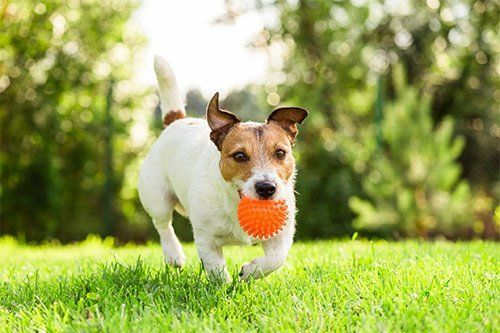
#> input picture dog.jpg, 500 x 333 px
$ jupyter execute --allow-errors '07 - Images and Filters.ipynb'
#> lines starting #> are read from the running program, lines starting #| are printed output that depends on the picture
# Imagens e Filtros

A Visão Computacional emerge historicamente da extensão do processamento de sinais para domínios bidimensionais, tratando imagens como funções discretizadas sobre uma grade e permitindo a aplicação de operações matemáticas locais para análise estrutural. Nesse contexto, a convolução torna-se o operador central, pois define um mecanismo sistemático de agregação local que captura padrões espaciais como bordas, texturas e transições de intensidade. A noção de filtros ou kernels surge como instâncias específicas dessa operação, projetadas inicialmente de forma analítica para atuar como detectores de frequência, gradiente ou suavização, e posteriormente generalizadas em arquiteturas aprendidas, como redes neurais convolucionais. Assim, compreender a representação matricial de imagens e a operação de convolução não é apenas uma questão de implementação, mas de entender como estruturas visuais podem ser formalizadas, manipuladas e interpretadas computacionalmente.

## Representação de Imagens

Uma imagem digital pode ser formalizada como uma discretização de um campo contínuo de intensidade luminosa, resultando em uma função definida sobre uma grade bidimensional. Computacionalmente, isso se traduz em um tensor de valores numéricos, onde cada entrada corresponde à amostragem da intensidade em uma posição espacial específica. No caso de imagens em escala de cinza, essa estrutura assume a forma de uma matriz $I \in \mathbb{R}^{H \times W}$, na qual cada elemento representa a intensidade luminosa de um pixel, tipicamente quantizada em intervalos como $[0, 255]$.

Já imagens coloridas introduzem uma dimensão adicional associada aos canais espectrais, sendo comumente representadas como $I \in \mathbb{R}^{H \times W \times 3}$, no modelo RGB, onde cada pixel é descrito por um vetor tridimensional que codifica a composição de luz nos canais vermelho, verde e azul. Essa estrutura tensorial não é apenas uma escolha de armazenamento, mas define diretamente o espaço onde operações matemáticas, como convoluções e transformações lineares, são aplicadas para extrair e manipular informações visuais.

[cell 1]
import numpy as np
import matplotlib.pyplot as plt

[cell 2]
def plot_images(images, title=None, **kwargs):
#> called with title = 'Imagem Grayscale'
    if isinstance(images, np.ndarray):
        images = [(images, title if title is not None else "")]

    elif isinstance(images, tuple) and len(images) == 2 and isinstance(images[1], str):
        images = [images]

    elif isinstance(images, list) and all(isinstance(img, np.ndarray) for img in images):
        images = [(img, "") for img in images]

    n = len(images)
    fig, axes = plt.subplots(1, n, figsize=(6 * n, 5))

    if n == 1:
        axes = [axes]

    for ax, (img, title) in zip(axes, images):
        cmap = kwargs.get('cmap')
        if cmap is None and len(img.shape) == 2:
            cmap = 'gray'

        vmin = kwargs.get('vmin')
        vmax = kwargs.get('vmax')

        ax.imshow(img, cmap=cmap, vmin=vmin, vmax=vmax)
        ax.set_title(title)
        ax.axis('off')

    plt.tight_layout()
    plt.show()

[cell 3]
# Define as dimensões da imagem
height, width = 100, 100

# Cria uma imagem preta (todos os pixels com valor 0)
grayscale_image = np.zeros((height, width), dtype=np.uint8)

print(f"Shape da imagem em escala de cinza: {grayscale_image.shape}")

# Vamos adicionar um retângulo branco no centro
# O valor 255 corresponde à cor branca
start_row, end_row = height // 4, 3 * height // 4
start_col, end_col = width // 4, 3 * width // 4
grayscale_image[start_row:end_row, start_col:end_col] = 255

plot_images(grayscale_image, "Imagem Grayscale")

### Indexação e Modificação de Imagens

Como as imagens são representadas por arrays NumPy, podemos usar as operações de indexação e *slicing* para acessar e modificar regiões específicas da imagem.

[cell 4]
# Faz uma cópia da imagem anterior para modificação
modified_image = grayscale_image.copy()

# Altera um quadrante da imagem para um tom de cinza médio (valor 128)
modified_image[0:height//2, 0:width//2] = 128

# Exibe a imagem modificada
plot_images(modified_image, "Imagem Modificada", vmin=0, vmax=255)

### Imagens Coloridas (RGB)

Imagens coloridas no padrão RGB são representadas como tensores 3D com shape `(altura, largura, 3)`. A terceira dimensão, de tamanho 3, corresponde aos canais de Vermelho, Verde e Azul. Cada pixel `(i, j)` é, portanto, um vetor de três valores `[R, G, B]`.

[cell 5]
# Define as dimensões
height, width = 100, 100

# Cria uma imagem preta
rgb_image = np.zeros((height, width, 3), dtype=np.uint8)

print(f"Shape da imagem RGB: {rgb_image.shape}")

# Adiciona uma faixa vermelha na imagem
# O canal 0 é o Vermelho (Red)
rgb_image[:, 0:width//3, 0] = 255

# Adiciona uma faixa verde na imagem
# O canal 1 é o Verde (Green)
rgb_image[:, width//3:2*width//3, 1] = 255

# Adiciona uma faixa azul na imagem
# O canal 2 é o Azul (Blue)
rgb_image[:, 2*width//3:width, 2] = 255

# Exibe a imagem
plot_images(rgb_image, "Imagem RGB Gerada com NumPy")

[cell 6]
def draw_circle(image, center, radius, value=255):
    cy, cx = center
    y = np.arange(image.shape[0])[:, None]  # coluna
    x = np.arange(image.shape[1])[None, :]  # linha
    mask = (x - cx) ** 2 + (y - cy) ** 2 <= radius ** 2
    image[mask] = value

# Define dimensões da imagem
height, width = 300, 400

# Cria canais R, G e B com zeros
red_channel = np.zeros((height, width), dtype=np.uint8)
green_channel = np.zeros((height, width), dtype=np.uint8)
blue_channel = np.zeros((height, width), dtype=np.uint8)

# Parâmetros dos círculos
radius = 80
center_offset = 60

center_red = (height // 2 - center_offset // 2, width // 2 - center_offset)
center_green = (height // 2 - center_offset // 2, width // 2 + center_offset)
center_blue = (height // 2 + int(center_offset * 0.8), width // 2)

# Desenha cada círculo no seu canal
draw_circle(red_channel, center_red, radius)
draw_circle(green_channel, center_green, radius)
draw_circle(blue_channel, center_blue, radius)

# Junta os canais em imagem RGB
color_circles_image = np.stack([red_channel, green_channel, blue_channel], axis=-1)

[cell 7]
plot_images([
    (red_channel, "Canal Vermelho"),
    (green_channel, "Canal Verde"),
    (blue_channel, "Canal Azul")
])

[cell 8]
plot_images(color_circles_image, "Círculos nos Canais R, G e B")

### Carregando Imagens Reais

Na prática, raramente criamos imagens do zero. O fluxo de trabalho comum envolve carregar imagens de arquivos. Bibliotecas como `Pillow` (PIL) e `OpenCV` são usadas para essa finalidade. `Matplotlib` também pode carregar e exibir imagens.

A biblioteca **OpenCV** (`cv2`) é o padrão de fato para a maioria das tarefas de Visão Computacional. Ela é altamente otimizada, implementada em C/C++ com wrappers para Python, e oferece uma vasta gama de funcionalidades prontas para processamento de imagem e vídeo.

A função principal para carregar uma imagem é `cv2.imread()`. É importante notar duas características:
* **Formato de Dados**: O OpenCV carrega imagens diretamente como arrays NumPy, o que facilita a integração com o ecossistema de computação científica do Python.
* **Ordem dos Canais de Cor**: Por razões históricas, o OpenCV carrega imagens coloridas no formato **BGR** (Blue, Green, Red), e não no tradicional RGB. Bibliotecas de visualização como o Matplotlib esperam imagens em RGB. Portanto, ao carregar uma imagem colorida com `cv2` para exibi-la com `plt`, é quase sempre necessário converter o espaço de cores de BGR para RGB.

A função `cv2.imread()` aceita um segundo argumento, uma *flag* que define como a imagem deve ser carregada:
* `cv2.IMREAD_COLOR` ou `1`: Carrega a imagem em BGR (padrão).
* `cv2.IMREAD_GRAYSCALE` ou `0`: Converte a imagem para escala de cinza.
* `cv2.IMREAD_UNCHANGED` ou `-1`: Carrega a imagem como está, incluindo o canal alfa (transparência), se houver.

[cell 9]
import requests

# URL da imagem de exemplo
image_url = "https://lirp.cdn-website.com/7ece8951/dms3rep/multi/opt/972752326-640w.jpg"
image_filename = "dog.jpg"

# Baixa a imagem
#> (the rest of this cell did not finish here and is left out)

[cell 10]
import cv2

# Carrega a imagem em escala de cinza usando OpenCV
gray_image_loaded = cv2.imread(image_filename, cv2.IMREAD_GRAYSCALE)
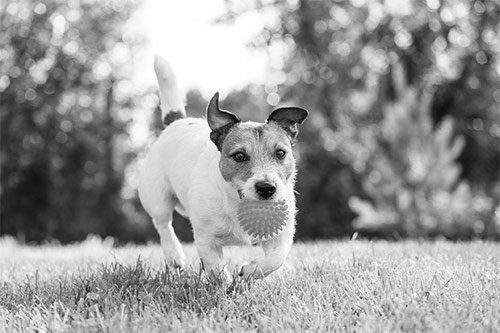
#> gray_image_loaded: shape (333, 500); min 0, max 255, mean 154

print(f"Shape da imagem grayscale (OpenCV): {gray_image_loaded.shape}")
#| Shape da imagem grayscale (OpenCV): (333, 500)
print(f"Tipo de dados (OpenCV): {gray_image_loaded.dtype}")
#| Tipo de dados (OpenCV): uint8

plot_images(gray_image_loaded, "Imagem Grayscale Carregada com OpenCV")

### A Conversão de BGR para RGB

Agora, vamos carregar a mesma imagem em modo colorido para observar a inversão de canais. Ao exibi-la diretamente com `matplotlib`, as cores parecerão incorretas. A correção é feita com a função `cv2.cvtColor()`, especificando a conversão `cv2.COLOR_BGR2RGB`.

[cell 11]
# Carrega a imagem colorida (padrão BGR)
bgr_image_loaded = cv2.imread(image_filename, cv2.IMREAD_COLOR)
#> bgr_image_loaded is the input picture: shape (333, 500, 3); mean B, G, R 89.2, 165.9, 155.4

# Converte de BGR para RGB para a visualização correta
rgb_image_loaded = cv2.cvtColor(bgr_image_loaded, cv2.COLOR_BGR2RGB)

print(f"Shape da imagem colorida: {bgr_image_loaded.shape}")
#| Shape da imagem colorida: (333, 500, 3)

# Exibe as imagens para comparação
plot_images([
    (bgr_image_loaded, "Imagem BGR (Visualização Incorreta)"),
    (rgb_image_loaded, "Imagem RGB (Após Conversão)")
])

### Manipulação de Canais de Cor

Como vimos, uma imagem RGB é um tensor de shape `(altura, largura, 3)`. Essa terceira dimensão contém os canais de cor Vermelho, Verde e Azul. Podemos pensar nela como três matrizes 2D (imagens em escala de cinza) empilhadas, onde cada matriz representa a intensidade de uma cor primária em cada pixel.

Ao isolar esses canais, podemos analisá-los e modificá-los individualmente. Usando o fatiamento (slicing) do NumPy, podemos acessar cada canal facilmente.

[cell 12]
# Separa os canais de cor da imagem RGB: 0 = Red, 1 = Green, 2 = Blue
red_channel = rgb_image_loaded[:, :, 0]
green_channel = rgb_image_loaded[:, :, 1]
blue_channel = rgb_image_loaded[:, :, 2]

# Para visualizar cada canal, criamos uma imagem colorida onde os outros canais são zerados.
zeros = np.zeros_like(red_channel) # Matriz de zeros com as mesmas dimensões de um canal

# Cria uma imagem contendo apenas o canal vermelho
image_only_red = np.stack([red_channel, zeros, zeros], axis=2)

# Cria uma imagem contendo apenas o canal verde
image_only_green = np.stack([zeros, green_channel, zeros], axis=2)

# Cria uma imagem contendo apenas o canal azul
image_only_blue = np.stack([zeros, zeros, blue_channel], axis=2)
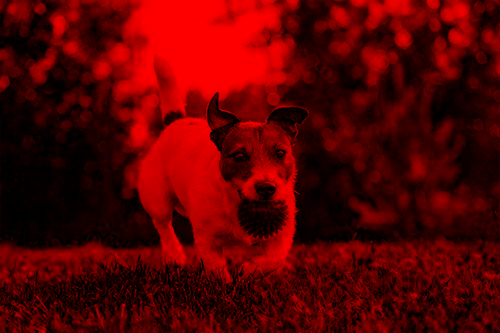
#> image_only_blue: shape (333, 500, 3); mean of channels 0, 1, 2 0, 0, 89.2; drawn as B, G, R


# Exibe os canais separados
plot_images([
    (rgb_image_loaded, "Imagem Original RGB"),
    (image_only_red, "Canal Vermelho (Red)"),
    (image_only_green, "Canal Verde (Green)"),
    (image_only_blue, "Canal Azul (Blue)")
])

### Modificando e Unindo Canais

A verdadeira flexibilidade surge quando modificamos os canais de forma independente e depois os unimos novamente para criar uma nova imagem. Operações como alterar o brilho de um canal, aplicar filtros seletivamente ou adicionar elementos gráficos a apenas um canal são comuns em processamento de imagem.

Após a manipulação, podemos usar a função `cv2.merge()` ou `np.stack()` para recombinar as matrizes 2D em um único tensor 3D, formando a imagem colorida final.

[cell 13]
# Vamos fazer uma cópia dos canais para não alterar os originais
red_mod = red_channel.copy()
green_mod = green_channel.copy()
blue_mod = blue_channel.copy()

# Modificação 1: Reduzir a intensidade do canal verde em 50%
# Isso dará à imagem um tom mais roxo/magenta
green_mod = (green_mod * 0.5).astype(np.uint8)
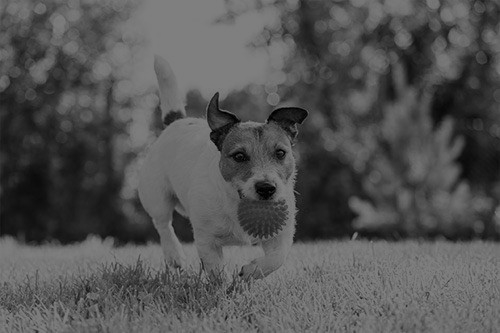
#> green_mod: shape (333, 500); min 0, max 127, mean 82.7

# Modificação 2: Adicionar uma sobreposição (overlay) apenas no canal azul
# Vamos adicionar um círculo branco no centro do canal azul.
h, w = blue_mod.shape
#> h = 333; w = 500
center_x, center_y = w // 2, h // 2
#> center_x = 250; center_y = 166
radius = min(h, w) // 4
#> radius = 83
cv2.circle(blue_mod, (center_x, center_y), radius, 255, -1) # 255=branco, -1=preenchido
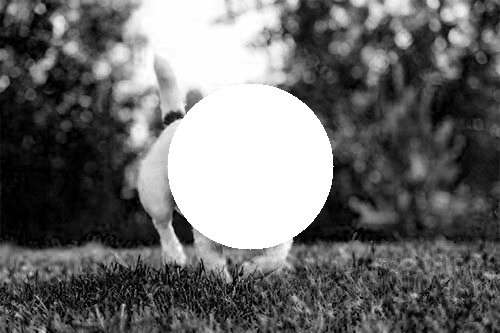
#> blue_mod: shape (333, 500); min 0, max 255, mean 107.6

# Une os canais modificados para formar uma nova imagem
# A ordem deve ser [R, G, B]
merged_image = cv2.merge([red_mod, green_mod, blue_mod])
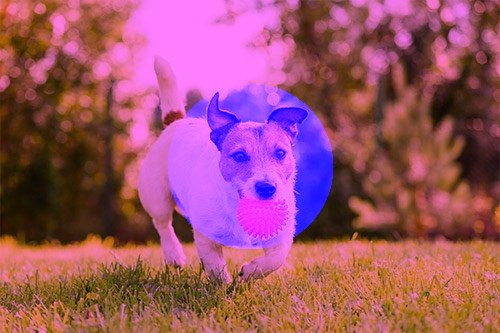
#> merged_image: shape (333, 500, 3); mean R, G, B 155.4, 82.7, 107.6

# Exibe a imagem original e a modificada
plot_images([
    (rgb_image_loaded, "Imagem Original"),
    (merged_image, "Imagem com Canais Modificados")
])

## A Operação de Convolução 2D

A convolução é uma operação matemática fundamental em processamento de imagens e a base das Redes Neurais Convolucionais (CNNs). Ela consiste em aplicar um filtro (ou kernel), que é uma pequena matriz de pesos, sobre a imagem de entrada. O kernel desliza sobre a imagem, e para cada posição, é calculada a soma ponderada dos pixels da vizinhança, onde os pesos são os próprios valores do kernel.

A convolução discreta 2D é definida como:

$$(I * K)(i, j) = \sum_{m} \sum_{n} I(i-m, j-n) K(m, n)$$

Onde $I$ é a imagem de entrada e $K$ é o kernel. O resultado é um novo mapa de características (*feature map*), que representa a ativação do filtro em cada posição da imagem.

### Implementando a Convolução

Para entender o processo, vamos implementar uma função de convolução 2D. Nossa implementação utilizará um *padding* do tipo 'valid', o que significa que não adicionaremos preenchimento nas bordas da imagem. Como resultado, a imagem de saída será menor que a de entrada.

[cell 14]
def convolution2d(image, kernel):
    # Dimensões da imagem e do kernel
    image_height, image_width = image.shape
#> image_height = 333; image_width = 500
    kernel_height, kernel_width = kernel.shape

    # Dimensões da imagem de saída
    output_height = image_height - kernel_height + 1
#> output_height = 331
    output_width = image_width - kernel_width + 1
#> output_width = 498

    # Inicializa a matriz de saída com zeros
    output = np.zeros((output_height, output_width))

    # Itera sobre cada pixel da imagem para aplicar o kernel
    for y in range(output_height):
        for x in range(output_width):
            # Extrai a região da imagem correspondente ao kernel
            region = image[y:y + kernel_height, x:x + kernel_width]

            # Aplica a operação de convolução (produto escalar elemento a elemento e soma)
            output[y, x] = np.sum(region * kernel)

    return output

## Aplicação de Filtros (Kernels)

Diferentes kernels podem ser usados para extrair diferentes tipos de características de uma imagem. Vamos explorar alguns dos filtros mais comuns.

### Filtro de Suavização (Blur)

Um filtro de suavização, também conhecido como filtro de média ou *blur*, tem como objetivo principal atenuar ruídos e detalhes de alta frequência em uma imagem. A intuição é simples: cada pixel da imagem de saída é o resultado da média dos valores dos pixels em sua vizinhança na imagem de entrada. Esse processo "espalha" as intensidades dos pixels, resultando em transições mais suaves e uma aparência geral mais "borrada".

O kernel para um *blur* 3x3 é uma matriz onde todos os elementos são iguais. Para preservar o brilho geral da imagem, a soma de todos os elementos do kernel deve ser 1. Portanto, para um kernel de dimensão $3 \times 3$, cada elemento terá o valor de $1/9$.

$$
K_{blur} = \frac{1}{9} \begin{bmatrix}
1 & 1 & 1 \\
1 & 1 & 1 \\
1 & 1 & 1
\end{bmatrix}
$$

Ao aplicar este kernel, o valor do pixel central é efetivamente substituído pela média de si mesmo e de seus oito vizinhos imediatos.

[cell 15]
# Cada pixel será substituído pela média de seus vizinhos
blur_kernel = np.array([
    [1/9, 1/9, 1/9],
    [1/9, 1/9, 1/9],
    [1/9, 1/9, 1/9]
])

# Aplica o filtro de blur na imagem
blurred_image = convolution2d(gray_image_loaded, blur_kernel)

# Exibe os resultados
plot_images([
    (gray_image_loaded, "Imagem Original"),
    (blurred_image, "Imagem com Filtro de Blur")
])

### Filtro de Realce (Sharpen)

O filtro de *sharpening* (nitidez ou realce) opera de forma oposta ao de suavização. Seu objetivo é realçar as bordas e os detalhes finos, aumentando o contraste entre os pixels adjacentes. A ideia por trás deste filtro é acentuar a diferença entre um pixel e a média de sua vizinhança.

Um kernel de *sharpen* comum consegue isso atribuindo um peso positivo alto ao pixel central e pesos negativos aos seus vizinhos.

$$
K_{sharpen} = \begin{bmatrix}
0 & -1 & 0 \\
-1 & 5 & -1 \\
0 & -1 & 0
\end{bmatrix}
$$

Analisando este kernel:
* O valor central (`5`) multiplica a intensidade do pixel original.
* Os valores vizinhos (`-1`) subtraem a intensidade dos pixels ao redor.
* Se uma região é "plana" (todos os pixels têm valores semelhantes), a soma ponderada resultará em um valor próximo ao original, pois a soma dos pesos do kernel é $5 - 1 - 1 - 1 - 1 = 1$. Isso garante que áreas sem bordas não sejam alteradas drasticamente.
* Em uma borda, onde o valor do pixel central difere significativamente de seus vizinhos, a operação amplificará essa diferença, tornando a borda mais nítida.

[cell 16]
# Kernel de Sharpen
sharpen_kernel = np.array([
    [0, -1, 0],
    [-1, 5, -1],
    [0, -1, 0]
])

# Aplica o filtro de sharpen
sharpened_image = convolution2d(gray_image_loaded, sharpen_kernel)
#> after the loop in convolution2d (call 2), `for y in range(output_height):`:
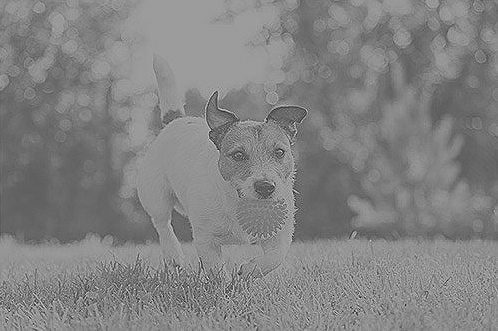
#> output: shape (331, 498) float64; min -356, max 641, mean 153.8; drawn with min black and max white

# Exibe os resultados
plot_images([
    (gray_image_loaded, "Imagem Original"),
    (sharpened_image, "Imagem com Filtro Sharpen")
], vmin=0, vmax=255)

### Filtros de Detecção de Bordas (Sobel)

A detecção de bordas é uma tarefa importante em visão computacional. O operador de Sobel é um dos algoritmos clássicos para isso. Ele utiliza dois kernels, um para detectar bordas horizontais ($K_x$) e outro para bordas verticais ($K_y$).

$$
K_x = \begin{bmatrix}
-1 & 0 & +1 \\
-2 & 0 & +2 \\
-1 & 0 & +1
\end{bmatrix}
\quad
K_y = \begin{bmatrix}
-1 & -2 & -1 \\
 0 &  0 &  0 \\
+1 & +2 & +1
\end{bmatrix}
$$

Aplicamos ambos os kernels à imagem para obter os gradientes $G_x$ e $G_y$. A magnitude do gradiente, $G = \sqrt{G_x^2 + G_y^2}$, nos dá a intensidade da borda.

[cell 17]
# Kernels de Sobel
sobel_x_kernel = np.array([
    [-1, 0, 1],
    [-2, 0, 2],
    [-1, 0, 1]
])

sobel_y_kernel = np.array([
    [-1, -2, -1],
    [0, 0, 0],
    [1, 2, 1]
])

# Aplica os filtros para obter os gradientes
gradient_x = convolution2d(gray_image_loaded, sobel_x_kernel)
gradient_y = convolution2d(gray_image_loaded, sobel_y_kernel)
#> after the loop in convolution2d (call 4), `for y in range(output_height):`:
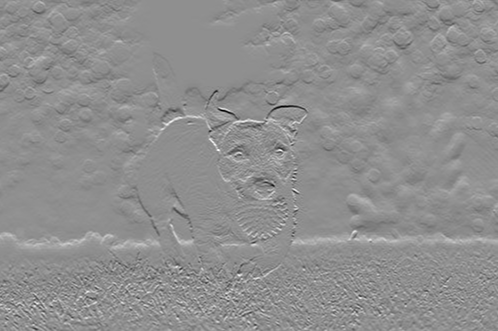
#> output: shape (331, 498) float64; min -865, max 673, mean -0.3; drawn with min black and max white

# Exibe os gradientes horizontal e vertical
plot_images([
    (gradient_x, "Gradiente Horizontal (Gx - Bordas Verticais)"),
    (gradient_y, "Gradiente Vertical (Gy - Bordas Horizontais)")
])

[cell 18]
# Calcula a magnitude do gradiente
gradient_magnitude = np.sqrt(gradient_x**2 + gradient_y**2)
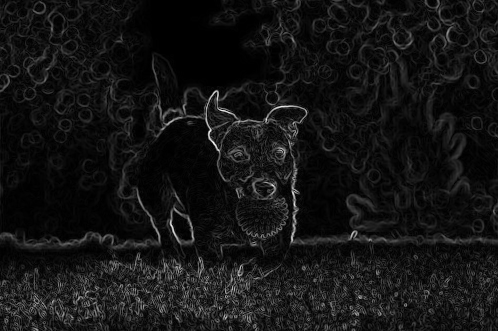
#> gradient_magnitude: shape (331, 498) float64; min 0, max 940.2, mean 76.1; drawn with min black and max white

# Normaliza a imagem para o intervalo [0, 255] para melhor visualização
gradient_magnitude = (gradient_magnitude / np.max(gradient_magnitude)) * 255

# Exibe o resultado final
plot_images([
    (gray_image_loaded, "Imagem Original"),
    (gradient_magnitude, "Detecção de Bordas (Magnitude de Sobel)")
])

### Visualizando a Direção dos Gradientes

Os gradientes $G_x$ e $G_y$ não nos dão apenas a informação sobre a presença de uma borda, mas também a sua **orientação**. Em cada pixel, o par $(G_x, G_y)$ forma um vetor que aponta na direção da maior variação de intensidade (do escuro para o claro). A magnitude desse vetor, que calculamos em seguida, nos dá a "força" da borda, enquanto sua direção nos informa sobre a orientação da borda.

Uma excelente forma de visualizar um campo de vetores é através de um *quiver plot*. Este tipo de gráfico desenha setas sobre uma grade para representar a direção e a magnitude dos vetores em cada ponto.

No código a seguir, faremos o seguinte:
* **Subamostragem (Subsampling)**: Desenhar uma seta para cada pixel da imagem resultaria em um gráfico excessivamente denso e ilegível. Por isso, selecionamos apenas um subconjunto de pixels (a cada `step` pixels) para visualizar os vetores de gradiente.
* **Desenho das Setas**: Para cada ponto selecionado na grade, desenhamos uma seta (vetor) onde os componentes `(U, V)` correspondem aos valores de `(Gx, Gy)` naquele ponto. A direção da seta indica a direção do gradiente.

[cell 19]
# Para evitar um plot muito denso, vamos amostrar os gradientes
step = 5  # Amostra a cada 'step' pixels
y_coords, x_coords = np.mgrid[0:h:step, 0:w:step]
U = gradient_x[0:h:step, 0:w:step]
V = gradient_y[0:h:step, 0:w:step]

fig, ax = plt.subplots(figsize=(10, 10))
ax.imshow(gray_image_loaded, cmap='gray') # Exibe a imagem subamostrada
ax.quiver(x_coords, y_coords, U, V, color='red', scale=np.max(np.sqrt(U**2 + V**2)) * 20)
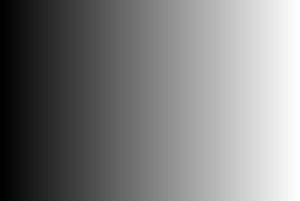
#> x_coords: shape (67, 100) int64 (shown 3 times larger); min 0, max 495, mean 247.5; drawn with min black and max white
ax.set_title("Direção dos Gradientes (Quiver Plot)")
ax.axis('off') # Remove os eixos para uma visualização mais limpa
plt.show()
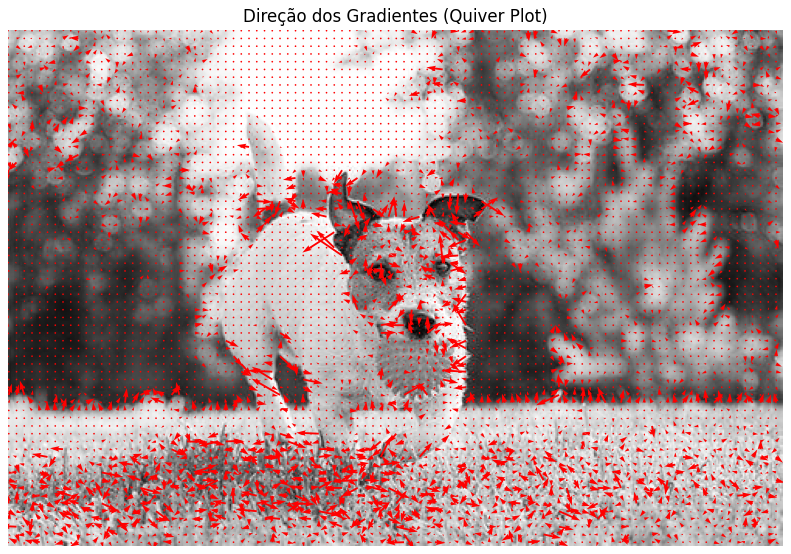
#> figure drawn by matplotlib, 1 panel
